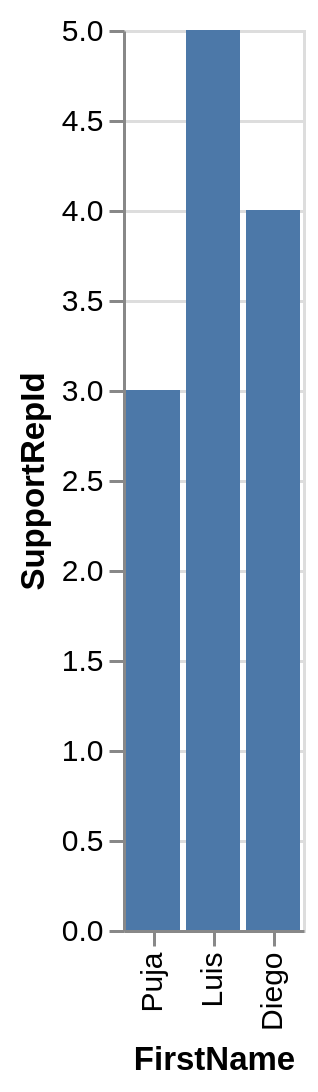

This figure's Vega-Lite source:
### Vega-Lite specification from a JSON file in a GitHub repository (floating-point values rounded to 4 significant figures)
{"data": {"values": [{"x_data": "Puja", "y_data": 3}, {"x_data": "Luis", "y_data": 5}, {"x_data": "Diego", "y_data": 4}]}, "mark": "bar", "encoding": {"x": {"field": "x_data", "type": "nominal", "title": "FirstName", "sort": "descending"}, "y": {"field": "y_data", "type": "quantitative", "title": "SupportRepId"}}}
